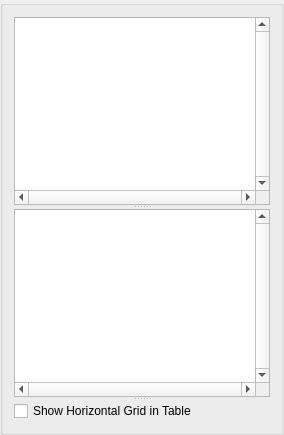
   <widget class="QGroupBox" name="groupBox">
    <property name="minimumSize">
     <size>
      <width>250</width>
      <height>0</height>
     </size>
    </property>
    <property name="title">
     <string/>
    </property>
    <layout class="QHBoxLayout" name="horizontalLayout_3">
     <item>
      <widget class="QSplitter" name="splitter_2">
       <property name="orientation">
        <enum>Qt::Vertical</enum>
       </property>
       <widget class="QListView" name="listView">
        <property name="sizePolicy">
         <sizepolicy hsizetype="Preferred" vsizetype="Preferred">
          <horstretch>0</horstretch>
          <verstretch>0</verstretch>
         </sizepolicy>
        </property>
        <property name="verticalScrollBarPolicy">
         <enum>Qt::ScrollBarAlwaysOn</enum>
        </property>
        <property name="horizontalScrollBarPolicy">
         <enum>Qt::ScrollBarAlwaysOn</enum>
        </property>
       </widget>
       <widget class="QListView" name="listView_2">
        <property name="sizePolicy">
         <sizepolicy hsizetype="Preferred" vsizetype="Expanding">
          <horstretch>0</horstretch>
          <verstretch>0</verstretch>
         </sizepolicy>
        </property>
        <property name="verticalScrollBarPolicy">
         <enum>Qt::ScrollBarAlwaysOn</enum>
        </property>
        <property name="horizontalScrollBarPolicy">
         <enum>Qt::ScrollBarAlwaysOn</enum>
        </property>
       </widget>
       <widget class="QCheckBox" name="checkBox">
        <property name="text">
         <string>Show Horizontal Grid in Table</string>
        </property>
       </widget>
      </widget>
     </item>
    </layout>
   </widget>
